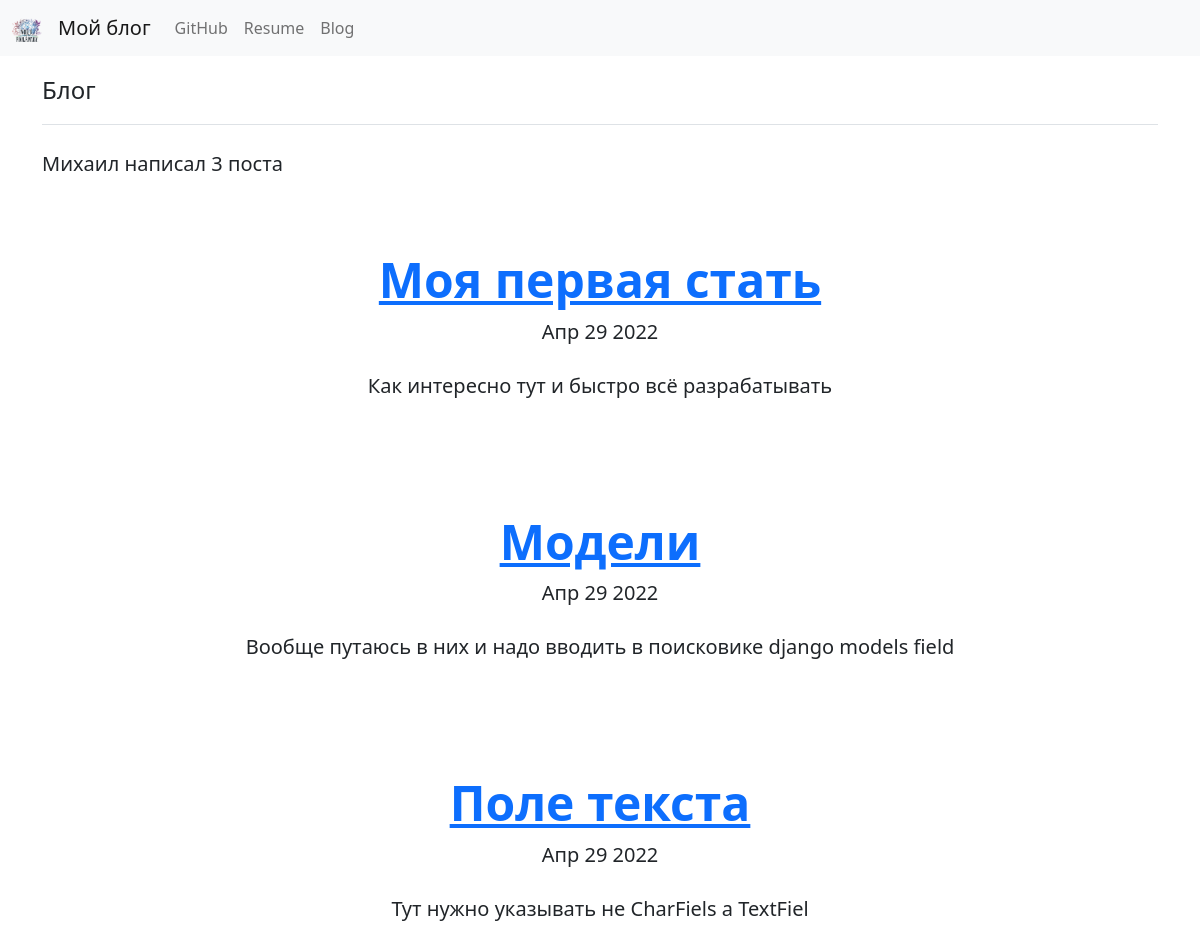
/blog/, run on an earlier commit of the app's database.
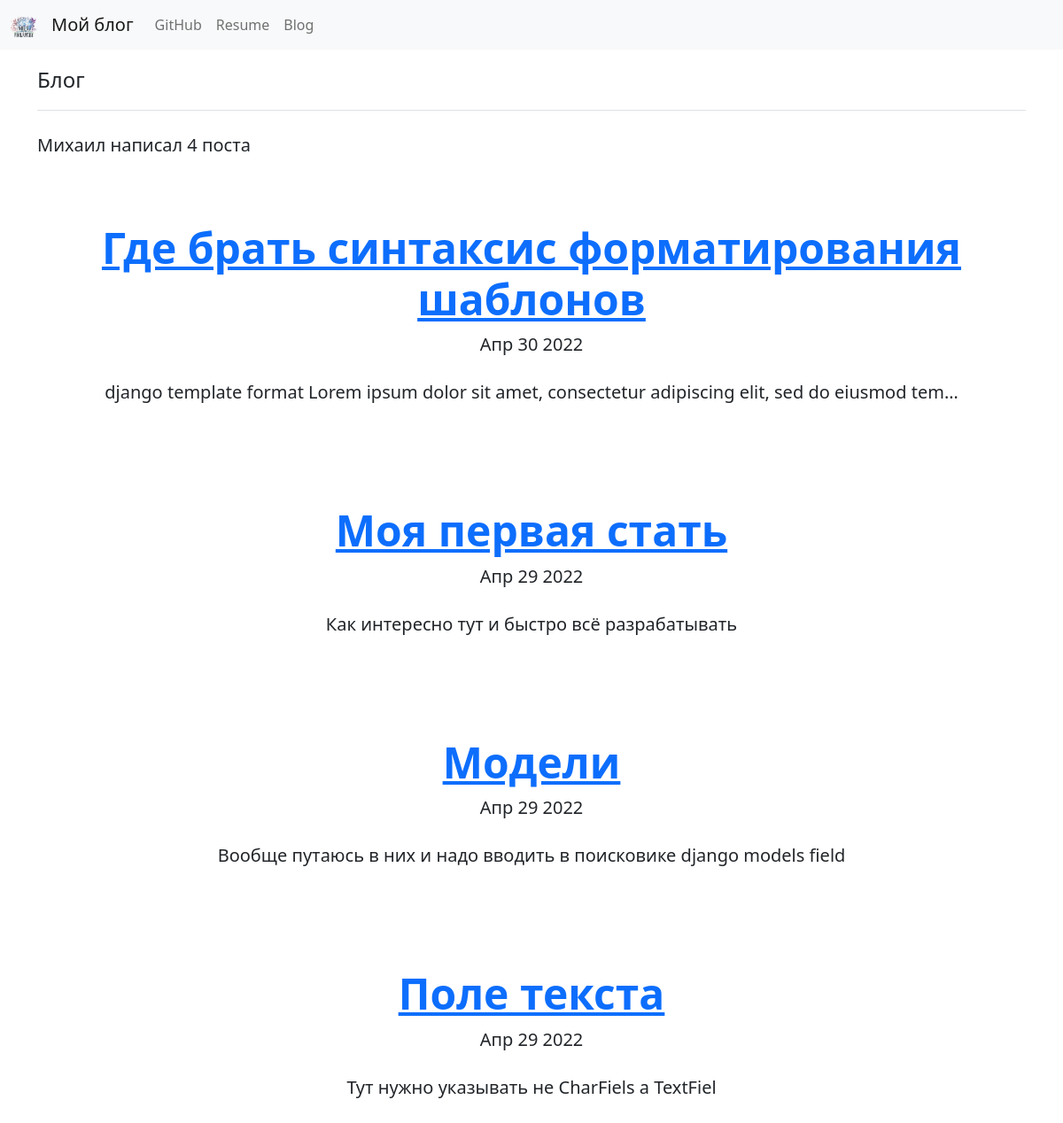
And on a later commit of the database.
### miniBlog/models.py (models this page shows, shortened)
class MiniBlog(models.Model):
    postName = models.CharField(max_length=100)
    publisTime = models.DateField(auto_now=True)
    description = models.TextField()

### miniBlog/views.py (the view)
# urls.py: path('', views.Blog, name='Blog'),
def Blog(request):
    blog = MiniBlog.objects.order_by('-publisTime')[:5]
    return render(request, 'miniBlog/blog.html', {'blog': blog})

### miniBlog/templates/miniBlog/blog.html
{% extends 'portfolio/base.html' %}
{% block content %}
<div class="container py-3">
<div class="d-flex flex-column flex-md-row align-items-center pb-3 mb-4 border-bottom">
<a href="/" class="d-flex align-items-center text-dark text-decoration-none"><span class="fs-4">Блог</span></a>
</div>
<p class="lead mb-4">Михаил написал {{ blog.count }} пост{{ blog.count|pluralize:",а" }}</p>
{% for item in blog %}
<div class="px-4 py-5 text-center">
<a href={% url 'miniBlog:detail' item.id %}><h3 class="display-5 fw-bold">{{ item.postName }}</h3></a>
<p class="lead mb-4">{{ item.publisTime|date:'M d Y' }}</p>
<p class="lead fw-normal">{{ item.description|safe|truncatechars:100 }}</p>
</div>
{% endfor %}
</div>
{% endblock %}

What changed in the data, as far as the page shows it:
added MiniBlog: postName "Где брать синтаксис форматирования шаблонов", publisTime "Апр 30 2022", description "django template format Lorem ipsum dolor sit amet, consectetur adipiscing elit, sed do eiusmod tem…"
Also different on the page:
{{ blog.count }}: "3" → "4"
